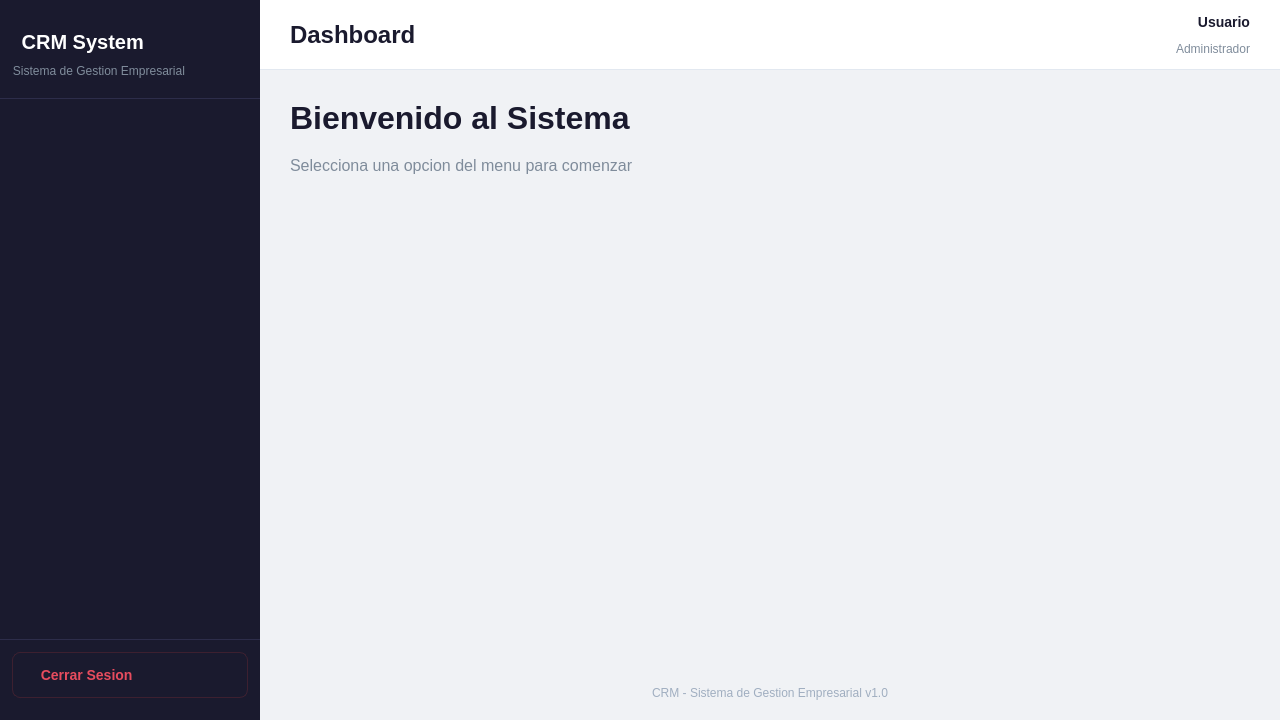
<?xml version="1.0" encoding="UTF-8"?>
<ui version="4.0">
 <class>MainWindow</class>
 <widget class="QMainWindow" name="MainWindow">
  <property name="geometry">
   <rect>
    <x>0</x>
    <y>0</y>
    <width>1280</width>
    <height>720</height>
   </rect>
  </property>
  <property name="minimumSize">
   <size>
    <width>1024</width>
    <height>600</height>
   </size>
  </property>
  <property name="windowTitle">
   <string>CRM - Sistema de Gestion</string>
  </property>
  <property name="styleSheet">
   <string notr="true">
/* === GLOBAL === */
QMainWindow {
    background-color: #f0f2f5;
    font-family: &quot;Segoe UI&quot;, Arial, sans-serif;
}

/* === SIDEBAR === */
#sidebar {
    background-color: #1a1a2e;
    min-width: 260px;
    max-width: 260px;
}
#sidebarTitle {
    color: #ffffff;
    font-size: 20px;
    font-weight: bold;
    padding: 10px 0px;
}
#sidebarSubtitle {
    color: #7f8c9b;
    font-size: 12px;
    padding-bottom: 5px;
}
#sidebarSeparator {
    background-color: #2d2d4a;
    min-height: 1px;
    max-height: 1px;
}

/* Sidebar buttons base */
#btnDashboard, #btnClientes, #btnProductos,
#btnVentas, #btnReportes, #btnUsuarios, #btnConfiguracion {
    background-color: transparent;
    color: #a0aec0;
    font-size: 15px;
    font-weight: 500;
    text-align: left;
    padding: 14px 20px;
    border: none;
    border-radius: 8px;
    margin: 2px 12px;
}
#btnDashboard:hover, #btnClientes:hover, #btnProductos:hover,
#btnVentas:hover, #btnReportes:hover, #btnUsuarios:hover, #btnConfiguracion:hover {
    background-color: #16213e;
    color: #ffffff;
}

/* Active state for dashboard (default) */
#btnDashboard {
    background-color: #4a90d9;
    color: #ffffff;
    font-weight: 600;
}

#btnCerrarSesion {
    background-color: transparent;
    color: #e74c5e;
    font-size: 14px;
    font-weight: 500;
    text-align: left;
    padding: 14px 20px;
    border: 1px solid #3d2030;
    border-radius: 8px;
    margin: 2px 12px;
}
#btnCerrarSesion:hover {
    background-color: #3d2030;
    color: #ff6b7a;
}

/* === HEADER === */
#header {
    background-color: #ffffff;
    border-bottom: 1px solid #e2e8f0;
}
#headerPageTitle {
    color: #1a1a2e;
    font-size: 24px;
    font-weight: bold;
}
#headerUserName {
    color: #1a1a2e;
    font-size: 14px;
    font-weight: 600;
}
#headerUserRole {
    color: #7f8c9b;
    font-size: 12px;
}

/* === CONTENT === */
#contentArea {
    background-color: #f0f2f5;
}
#welcomeTitle {
    color: #1a1a2e;
    font-size: 32px;
    font-weight: bold;
}
#welcomeSubtitle {
    color: #7f8c9b;
    font-size: 16px;
}

/* Stat cards */
#cardClientes, #cardProductos, #cardVentas, #cardReportes {
    background-color: #ffffff;
    border-radius: 12px;
    border: 1px solid #e2e8f0;
}
#cardClientes:hover, #cardProductos:hover, #cardVentas:hover, #cardReportes:hover {
    border: 1px solid #4a90d9;
}

#cardClientesIcon, #cardProductosIcon, #cardVentasIcon, #cardReportesIcon {
    font-size: 36px;
}
#cardClientesTitle, #cardProductosTitle, #cardVentasTitle, #cardReportesTitle {
    color: #1a1a2e;
    font-size: 18px;
    font-weight: bold;
}
#cardClientesDesc, #cardProductosDesc, #cardVentasDesc, #cardReportesDesc {
    color: #7f8c9b;
    font-size: 13px;
}

/* Footer */
#footerLabel {
    color: #a0aec0;
    font-size: 12px;
}
   </string>
  </property>
  <widget class="QWidget" name="centralwidget">
   <layout class="QHBoxLayout" name="rootLayout">
    <property name="spacing">
     <number>0</number>
    </property>
    <property name="leftMargin">
     <number>0</number>
    </property>
    <property name="topMargin">
     <number>0</number>
    </property>
    <property name="rightMargin">
     <number>0</number>
    </property>
    <property name="bottomMargin">
     <number>0</number>
    </property>
    <item>
     <widget class="QWidget" name="sidebar" native="true">
      <layout class="QVBoxLayout" name="sidebarLayout">
       <property name="spacing">
        <number>0</number>
       </property>
       <property name="leftMargin">
        <number>0</number>
       </property>
       <property name="topMargin">
        <number>20</number>
       </property>
       <property name="rightMargin">
        <number>0</number>
       </property>
       <property name="bottomMargin">
        <number>20</number>
       </property>
       <item>
        <widget class="QLabel" name="sidebarTitle">
         <property name="text">
          <string>   CRM System</string>
         </property>
        </widget>
       </item>
       <item>
        <widget class="QLabel" name="sidebarSubtitle">
         <property name="text">
          <string>   Sistema de Gestion Empresarial</string>
         </property>
        </widget>
       </item>
       <item>
        <spacer name="sidebarPreSep">
         <property name="orientation">
          <enum>Qt::Vertical</enum>
         </property>
         <property name="sizeType">
          <enum>QSizePolicy::Fixed</enum>
         </property>
         <property name="sizeHint" stdset="0">
          <size>
           <width>20</width>
           <height>15</height>
          </size>
         </property>
        </spacer>
       </item>
       <item>
        <widget class="QWidget" name="sidebarSeparator" native="true"/>
       </item>
       <item>
        <spacer name="sidebarPostSep">
         <property name="orientation">
          <enum>Qt::Vertical</enum>
         </property>
         <property name="sizeType">
          <enum>QSizePolicy::Fixed</enum>
         </property>
         <property name="sizeHint" stdset="0">
          <size>
           <width>20</width>
           <height>15</height>
          </size>
         </property>
        </spacer>
       </item>
       <item>
        <spacer name="navSpacer1">
         <property name="orientation">
          <enum>Qt::Vertical</enum>
         </property>
         <property name="sizeType">
          <enum>QSizePolicy::Fixed</enum>
         </property>
         <property name="sizeHint" stdset="0">
          <size>
           <width>20</width>
           <height>4</height>
          </size>
         </property>
        </spacer>
       </item>
       <item>
        <spacer name="navSpacer2">
         <property name="orientation">
          <enum>Qt::Vertical</enum>
         </property>
         <property name="sizeType">
          <enum>QSizePolicy::Fixed</enum>
         </property>
         <property name="sizeHint" stdset="0">
          <size>
           <width>20</width>
           <height>4</height>
          </size>
         </property>
        </spacer>
       </item>
       <item>
        <spacer name="navSpacer3">
         <property name="orientation">
          <enum>Qt::Vertical</enum>
         </property>
         <property name="sizeType">
          <enum>QSizePolicy::Fixed</enum>
         </property>
         <property name="sizeHint" stdset="0">
          <size>
           <width>20</width>
           <height>4</height>
          </size>
         </property>
        </spacer>
       </item>
       <item>
        <spacer name="navSpacer4">
         <property name="orientation">
          <enum>Qt::Vertical</enum>
         </property>
         <property name="sizeType">
          <enum>QSizePolicy::Fixed</enum>
         </property>
         <property name="sizeHint" stdset="0">
          <size>
           <width>20</width>
           <height>4</height>
          </size>
         </property>
        </spacer>
       </item>
       <item>
        <spacer name="navSpacer5">
         <property name="orientation">
          <enum>Qt::Vertical</enum>
         </property>
         <property name="sizeType">
          <enum>QSizePolicy::Fixed</enum>
         </property>
         <property name="sizeHint" stdset="0">
          <size>
           <width>20</width>
           <height>4</height>
          </size>
         </property>
        </spacer>
       </item>
       <item>
        <spacer name="navSpacer6">
         <property name="orientation">
          <enum>Qt::Vertical</enum>
         </property>
         <property name="sizeType">
          <enum>QSizePolicy::Fixed</enum>
         </property>
         <property name="sizeHint" stdset="0">
          <size>
           <width>20</width>
           <height>4</height>
          </size>
         </property>
        </spacer>
       </item>
       <item>
        <spacer name="sidebarBottomSpacer">
         <property name="orientation">
          <enum>Qt::Vertical</enum>
         </property>
         <property name="sizeHint" stdset="0">
          <size>
           <width>20</width>
           <height>40</height>
          </size>
         </property>
        </spacer>
       </item>
       <item>
        <widget class="QWidget" name="sidebarSeparator2" native="true">
         <property name="styleSheet">
          <string notr="true">background-color: #2d2d4a; min-height: 1px; max-height: 1px;</string>
         </property>
        </widget>
       </item>
       <item>
        <spacer name="sidebarPreLogout">
         <property name="orientation">
          <enum>Qt::Vertical</enum>
         </property>
         <property name="sizeType">
          <enum>QSizePolicy::Fixed</enum>
         </property>
         <property name="sizeHint" stdset="0">
          <size>
           <width>20</width>
           <height>10</height>
          </size>
         </property>
        </spacer>
       </item>
       <item>
        <widget class="QPushButton" name="btnCerrarSesion">
         <property name="cursor">
          <cursorShape>PointingHandCursor</cursorShape>
         </property>
         <property name="text">
          <string>  Cerrar Sesion</string>
         </property>
        </widget>
       </item>
      </layout>
     </widget>
    </item>
    <item>
     <widget class="QWidget" name="rightPanel" native="true">
      <layout class="QVBoxLayout" name="rightPanelLayout">
       <property name="spacing">
        <number>0</number>
       </property>
       <property name="leftMargin">
        <number>0</number>
       </property>
       <property name="topMargin">
        <number>0</number>
       </property>
       <property name="rightMargin">
        <number>0</number>
       </property>
       <property name="bottomMargin">
        <number>0</number>
       </property>
       <item>
        <widget class="QWidget" name="header" native="true">
         <property name="minimumSize">
          <size>
           <width>0</width>
           <height>70</height>
          </size>
         </property>
         <property name="maximumSize">
          <size>
           <width>16777215</width>
           <height>70</height>
          </size>
         </property>
         <layout class="QHBoxLayout" name="headerLayout">
          <property name="leftMargin">
           <number>30</number>
          </property>
          <property name="rightMargin">
           <number>30</number>
          </property>
          <item>
           <widget class="QLabel" name="headerPageTitle">
            <property name="text">
             <string>Dashboard</string>
            </property>
           </widget>
          </item>
          <item>
           <spacer name="headerSpacer">
            <property name="orientation">
             <enum>Qt::Horizontal</enum>
            </property>
            <property name="sizeHint" stdset="0">
             <size>
              <width>40</width>
              <height>20</height>
             </size>
            </property>
           </spacer>
          </item>
          <item>
           <layout class="QVBoxLayout" name="headerUserInfoLayout">
            <property name="spacing">
             <number>2</number>
            </property>
            <item>
             <widget class="QLabel" name="headerUserName">
              <property name="text">
               <string>Usuario</string>
              </property>
              <property name="alignment">
               <set>Qt::AlignRight|Qt::AlignTrailing|Qt::AlignVCenter</set>
              </property>
             </widget>
            </item>
            <item>
             <widget class="QLabel" name="headerUserRole">
              <property name="text">
               <string>Administrador</string>
              </property>
              <property name="alignment">
               <set>Qt::AlignRight|Qt::AlignTrailing|Qt::AlignVCenter</set>
              </property>
             </widget>
            </item>
           </layout>
          </item>
         </layout>
        </widget>
       </item>
       <item>
        <widget class="QWidget" name="contentArea" native="true">
         <layout class="QVBoxLayout" name="contentLayout">
          <property name="spacing">
           <number>20</number>
          </property>
          <property name="leftMargin">
           <number>30</number>
          </property>
          <property name="topMargin">
           <number>30</number>
          </property>
          <property name="rightMargin">
           <number>30</number>
          </property>
          <property name="bottomMargin">
           <number>20</number>
          </property>
          <item>
           <widget class="QLabel" name="welcomeTitle">
            <property name="text">
             <string>Bienvenido al Sistema</string>
            </property>
           </widget>
          </item>
          <item>
           <widget class="QLabel" name="welcomeSubtitle">
            <property name="text">
             <string>Selecciona una opcion del menu para comenzar</string>
            </property>
           </widget>
          </item>
          <item>
           <spacer name="contentPreCards">
            <property name="orientation">
             <enum>Qt::Vertical</enum>
            </property>
            <property name="sizeType">
             <enum>QSizePolicy::Fixed</enum>
            </property>
            <property name="sizeHint" stdset="0">
             <size>
              <width>20</width>
              <height>10</height>
             </size>
            </property>
           </spacer>
          </item>
          <item>
           <layout class="QHBoxLayout" name="cardsRow">
            <property name="spacing">
             <number>20</number>
            </property>
           </layout>
          </item>
          <item>
           <spacer name="contentBottomSpacer">
            <property name="orientation">
             <enum>Qt::Vertical</enum>
            </property>
            <property name="sizeHint" stdset="0">
             <size>
              <width>20</width>
              <height>40</height>
             </size>
            </property>
           </spacer>
          </item>
          <item>
           <widget class="QLabel" name="footerLabel">
            <property name="text">
             <string>CRM - Sistema de Gestion Empresarial v1.0</string>
            </property>
            <property name="alignment">
             <set>Qt::AlignCenter</set>
            </property>
           </widget>
          </item>
         </layout>
        </widget>
       </item>
      </layout>
     </widget>
    </item>
   </layout>
  </widget>
 </widget>
 <resources/>
 <connections/>
</ui>
